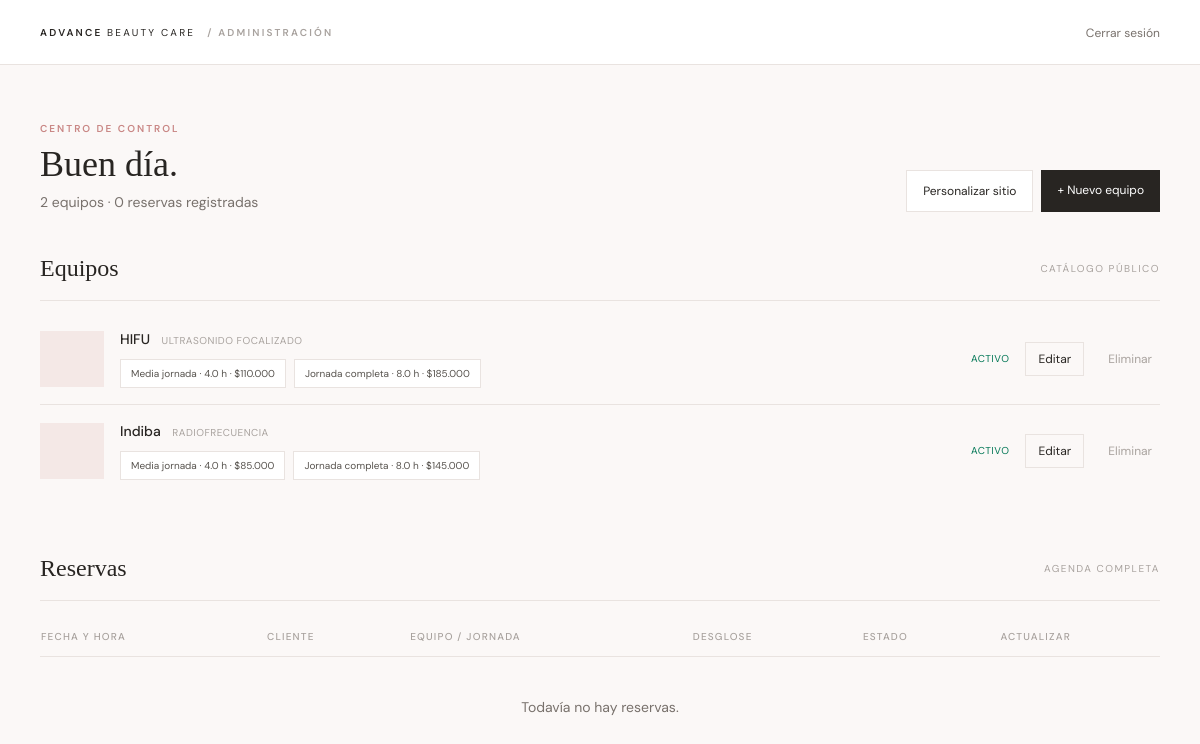
Screenshot of /admin (signed in) with the database file from the repository.
### app/models.py (models this page shows)
class Machine(db.Model):
    id = db.Column(db.Integer, primary_key=True)
    name = db.Column(db.String(120), nullable=False)
    category = db.Column(db.String(120), nullable=False, default="Estética")
    description = db.Column(db.Text, nullable=False, default="")
    image_url = db.Column(db.String(500), nullable=False, default="")
    half_day_price = db.Column(db.Integer, nullable=False, default=0)
    full_day_price = db.Column(db.Integer, nullable=False, default=0)
    half_day_hours = db.Column(db.Float, nullable=False, default=4)
    full_day_hours = db.Column(db.Float, nullable=False, default=8)
    active = db.Column(db.Boolean, nullable=False, default=True)
    bookings = db.relationship("Booking", backref="machine", lazy=True)
    journeys = db.relationship(
        "RentalJourney",
        backref="machine",
        lazy=True,
        cascade="all, delete-orphan",
        order_by="RentalJourney.id",
    )

class RentalJourney(db.Model):
    id = db.Column(db.Integer, primary_key=True)
    machine_id = db.Column(db.Integer, db.ForeignKey("machine.id"), nullable=False)
    name = db.Column(db.String(100), nullable=False)
    duration_hours = db.Column(db.Float, nullable=False)
    price = db.Column(db.Integer, nullable=False)

### app/routes.py (the view)
@bp.get("/admin")
@admin_required
def admin_dashboard():
    bookings = Booking.query.order_by(Booking.start_at.desc()).all()
    machines = Machine.query.order_by(Machine.name).all()
    machine_images = {
        machine.id: machine.image_url if is_local_upload(machine.image_url) else ""
        for machine in machines
    }
    return render_template(
        "admin_dashboard_configurable.html",
        machines=machines,
        machine_images=machine_images,
        bookings=bookings,
    )

### app/routes.py (called while the page is built)
def site_content():
    return {item.key: item.value for item in SiteSetting.query.all()}

def is_local_upload(value):
    if not value or not value.startswith("/static/uploads/"):
        return False
    filename = value.removeprefix("/static/uploads/")
    return bool(filename) and Path(filename).name == filename

def admin_required(view):
    @wraps(view)
    def wrapped(*args, **kwargs):
        if not session.get("admin_id"):
            return redirect(url_for("main.admin_login", next=request.path))
        return view(*args, **kwargs)
    return wrapped

@bp.app_context_processor
def inject_site_content():
    return {"site": site_content()}

### app/templates/admin_dashboard_configurable.html (shortened to what this page needs)
{% extends 'base.html' %}
{% block body %}
<header class="border-b border-line bg-white">
  <div class="mx-auto flex max-w-7xl items-center justify-between px-5 py-5 md:px-10">
    <a href="/" class="text-[10px] font-semibold uppercase tracking-[.22em]">Advance <span class="font-normal">Beauty Care</span><span class="ml-3 text-stone-400">/ Administración</span></a>
    <form method="post" action="{{ url_for('main.admin_logout') }}"><button class="text-xs text-stone-500 hover:text-ink">Cerrar sesión</button></form>
  </div>
</header>
<main class="mx-auto max-w-7xl px-5 py-10 md:px-10 md:py-14">
  <div class="flex flex-col justify-between gap-5 sm:flex-row sm:items-end">
    <div><p class="text-[10px] font-semibold uppercase tracking-[.2em] text-rose">Centro de control</p><h1 class="display mt-2 text-4xl">Buen día.</h1><p class="mt-2 text-sm text-stone-500">{{ machines|length }} equipos · {{ bookings|length }} reservas registradas</p></div>
    <div class="flex gap-2"><a href="{{ url_for('main.edit_content') }}" class="border border-line bg-white px-4 py-3 text-xs hover:border-rose">Personalizar sitio</a><a href="{{ url_for('main.edit_machine') }}" class="bg-ink px-4 py-3 text-xs text-white hover:bg-rose">+ Nuevo equipo</a></div>
  </div>
  <section class="mt-10">
    <div class="flex items-center justify-between border-b border-line pb-4"><h2 class="display text-2xl">Equipos</h2><span class="text-[10px] uppercase tracking-[.15em] text-stone-400">Catálogo público</span></div>
    <div class="mt-3 divide-y divide-line">
      {% for machine in machines %}
      <div class="flex flex-wrap items-center gap-4 py-4">
        {% if machine_images.get(machine.id) %}<img src="{{ machine_images.get(machine.id) }}" alt="" class="h-14 w-16 object-cover">{% else %}<div class="h-14 w-16 bg-blush"></div>{% endif %}
        <div class="min-w-[180px] flex-1">
          <div class="text-sm font-medium">{{ machine.name }} <span class="ml-2 text-[10px] font-normal uppercase tracking-wider text-stone-400">{{ machine.category }}</span></div>
          <div class="mt-2 flex flex-wrap gap-2">{% for journey in machine.journeys %}<span class="border border-line bg-white px-2.5 py-1.5 text-[10px] text-stone-600">{{ journey.name }} · {{ journey.duration_hours }} h · ${{ '{:,}'.format(journey.price).replace(',', '.') }}</span>{% else %}<span class="text-xs text-stone-400">Sin jornadas configuradas</span>{% endfor %}</div>
        </div>
        <span class="text-[10px] uppercase tracking-wider {{ 'text-emerald-700' if machine.active else 'text-stone-400' }}">{{ 'Activo' if machine.active else 'Archivado' }}</span>
        <a href="{{ url_for('main.edit_machine', machine_id=machine.id) }}" class="border border-line px-3 py-2 text-xs hover:border-rose">Editar</a>
        <form method="post" action="{{ url_for('main.delete_machine', machine_id=machine.id) }}" onsubmit="return confirm('¿Eliminar o archivar este equipo?')"><button class="px-2 py-2 text-xs text-stone-400 hover:text-red-700">Eliminar</button></form>
      </div>
      {% else %}<p class="py-6 text-sm text-stone-500">Todavía no hay equipos cargados.</p>{% endfor %}
    </div>
  </section>
  <section id="reservas" class="mt-14 scroll-mt-8">
    <div class="flex items-center justify-between border-b border-line pb-4"><h2 class="display text-2xl">Reservas</h2><span class="text-[10px] uppercase tracking-[.15em] text-stone-400">Agenda completa</span></div>
    <div class="mt-4 overflow-x-auto">
      <table class="w-full min-w-[820px] text-left">
        <thead><tr class="border-b border-line text-[10px] uppercase tracking-[.12em] text-stone-400"><th class="py-3 pr-4 font-medium">Fecha y hora</th><th class="py-3 pr-4 font-medium">Cliente</th><th class="py-3 pr-4 font-medium">Equipo / Jornada</th><th class="py-3 pr-4 font-medium">Desglose</th><th class="py-3 pr-4 font-medium">Estado</th><th class="py-3 font-medium">Actualizar</th></tr></thead>
        <tbody>
          {% for booking in bookings %}
          <tr class="border-b border-line align-top text-xs">
            <td class="py-4 pr-4">{{ booking.start_at.strftime('%d/%m/%Y · %H:%M') }}<div class="mt-1 text-[10px] text-stone-400">{{ booking.duration_hours }} horas</div></td>
            <td class="py-4 pr-4"><span class="font-medium">{{ booking.customer_name }}</span><div class="mt-1 text-stone-500">{{ booking.customer_phone }}</div><div class="text-stone-500">{{ booking.customer_email }}</div>{% if booking.business_name %}<div class="mt-1 text-stone-400">{{ booking.business_name }}</div>{% endif %}{% if booking.delivery_address %}<div class="mt-1 max-w-56 text-stone-500">Entrega: {{ booking.delivery_address }}</div>{% endif %}{% if booking.notes %}<div class="mt-1 max-w-48 text-stone-400">{{ booking.notes }}</div>{% endif %}</td>
            <td class="py-4 pr-4">{{ booking.machine.name }}<div class="mt-1 text-stone-500">{{ booking.journey_type }}</div></td>
            <td class="py-4 pr-4"><div class="font-medium">Alquiler: ${{ '{:,}'.format(booking.price).replace(',', '.') }}</div>{% if booking.with_operator %}<div class="text-[10px] text-stone-500">Operadora: ${{ '{:,}'.format(booking.operator_fee).replace(',', '.') }}</div>{% endif %}{% if booking.delivery_address and not booking.distance_km %}<div class="mt-1 text-[10px] text-stone-500">Envío: a confirmar manualmente</div><div class="text-[10px] text-stone-500">Subtotal sin envío: ${{ '{:,}'.format(booking.subtotal or booking.price).replace(',', '.') }}</div><div class="text-[10px] font-medium text-stone-600">Total final: a confirmar</div>{% else %}<div class="text-[10px] text-stone-500">Envío: ${{ '{:,}'.format(booking.delivery_fee).replace(',', '.') }}{% if booking.distance_km %} · {{ '%.2f'|format(booking.distance_km) }} km{% endif %}</div><div class="text-[10px] text-stone-500">Total: ${{ '{:,}'.format(booking.total_price or booking.price).replace(',', '.') }}</div>{% endif %}</td><td class="py-4 pr-4">{{ booking.status }}</td>
            <td class="py-4"><form method="post" action="{{ url_for('main.update_booking_status', booking_id=booking.id) }}" class="flex gap-1"><select name="status" class="border border-line bg-white px-2 py-2 text-[10px]"><option {{ 'selected' if booking.status == 'Pendiente' }}>Pendiente</option><option {{ 'selected' if booking.status == 'Confirmada' }}>Confirmada</option><option {{ 'selected' if booking.status == 'Cancelada' }}>Cancelada</option></select><button class="bg-ink px-3 py-2 text-[10px] text-white">Guardar</button></form></td>
          </tr>
          {% else %}<tr><td colspan="6" class="py-10 text-center text-sm text-stone-500">Todavía no hay reservas.</td></tr>{% endfor %}
        </tbody>
      </table>
    </div>
  </section>
</main>
{% endblock %}

### app/templates/base.html (style rules this page uses)
:root { color-scheme: light; }
body { font-family: 'DM Sans', sans-serif; color: #282522; background: #fbf8f7; }
.display { font-family: 'Playfair Display', serif; }

### rows the page displays
Machine: name "HIFU", category "ULTRASONIDO FOCALIZADO", active "ACTIVO"
RentalJourney: name "Media jornada", duration_hours "4.0", price "110.000"
RentalJourney: name "Jornada completa", duration_hours "8.0", price "185.000"
Machine: name "Indiba", category "RADIOFRECUENCIA", active "ACTIVO"
RentalJourney: name "Media jornada", duration_hours "4.0", price "85.000"
RentalJourney: name "Jornada completa", duration_hours "8.0", price "145.000"

### other values shown
{{ machines|length }} "2"
{{ bookings|length }} "0"
